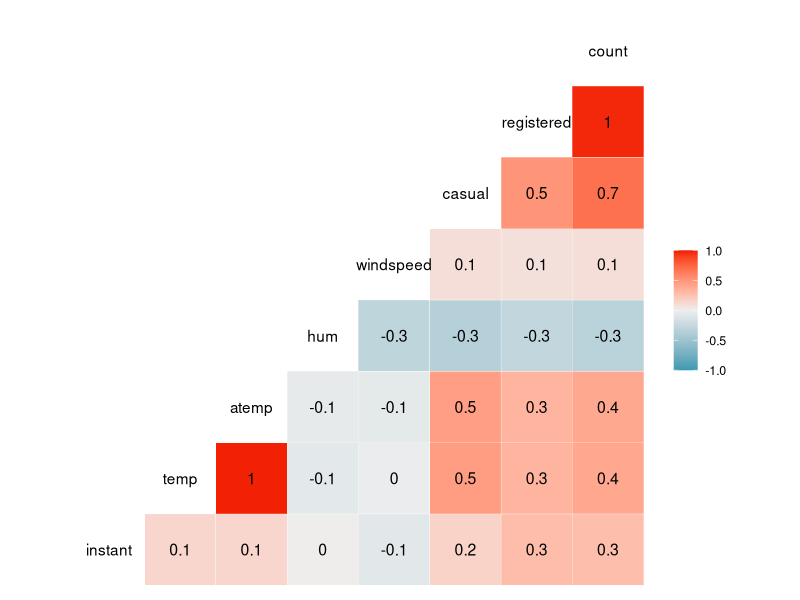
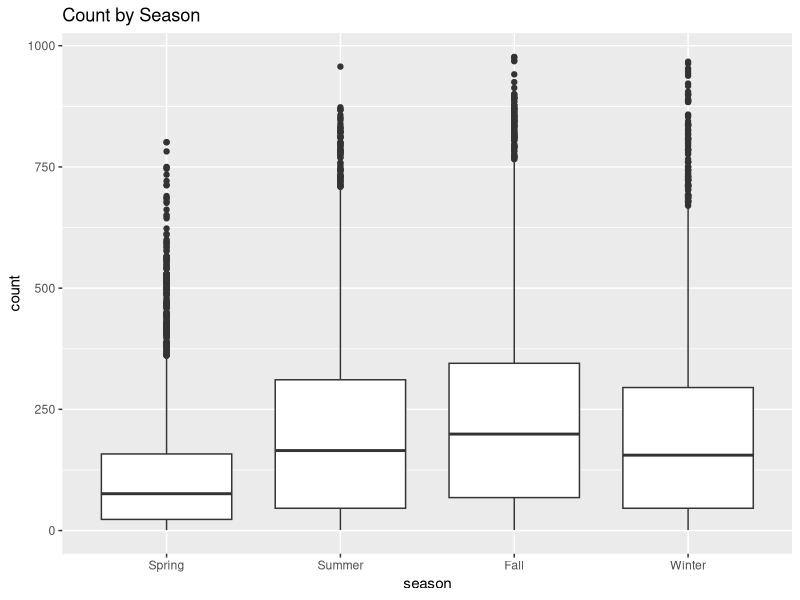
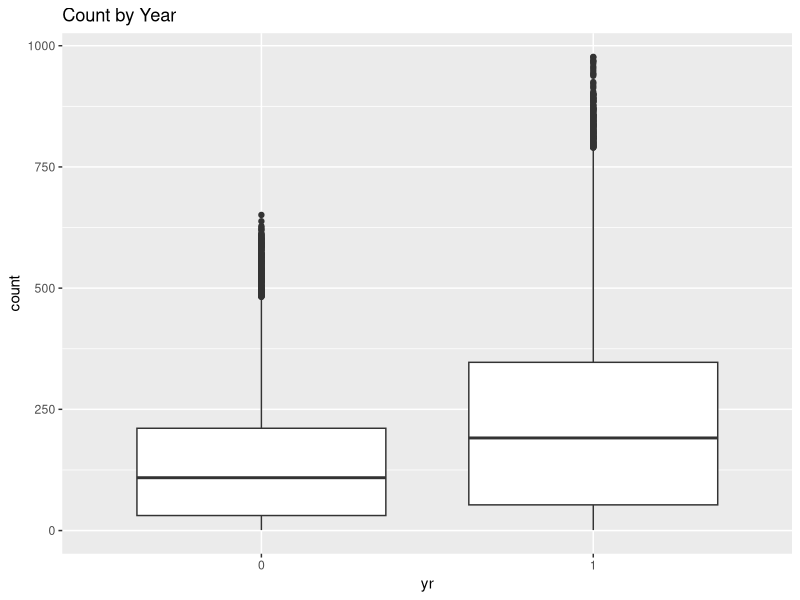
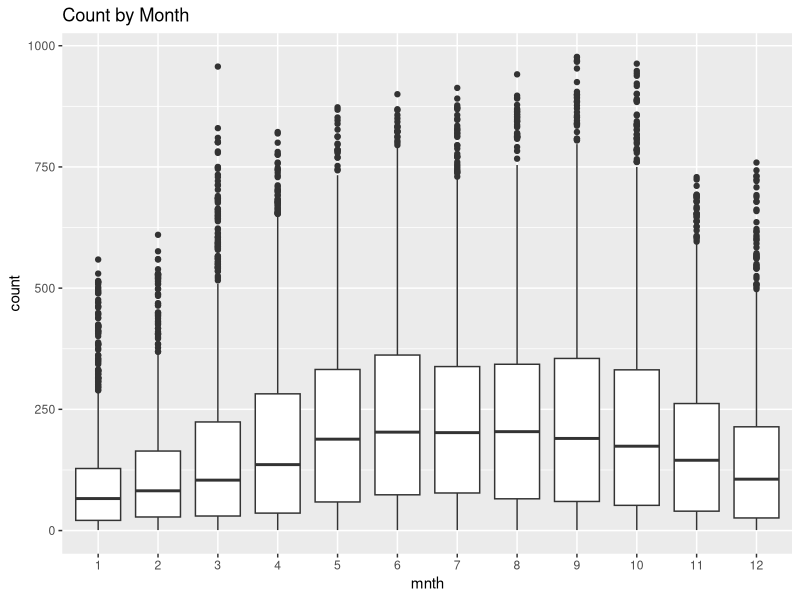
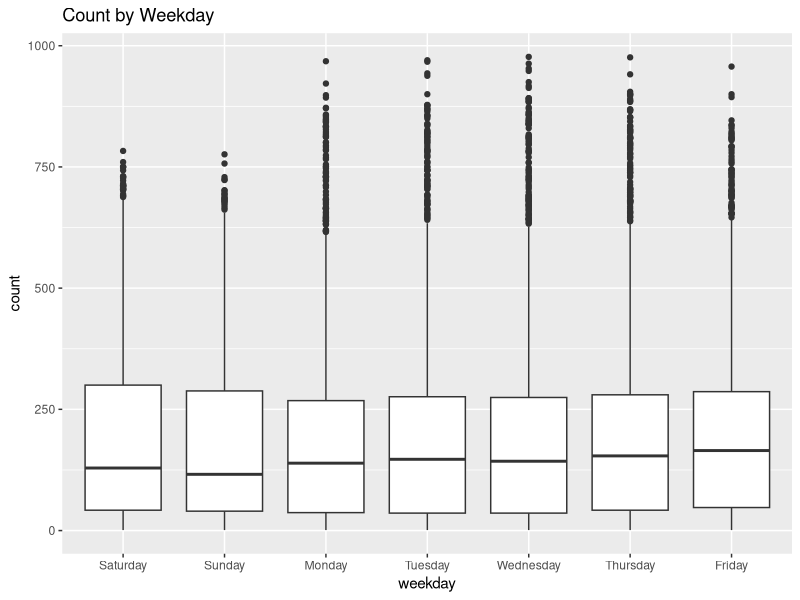
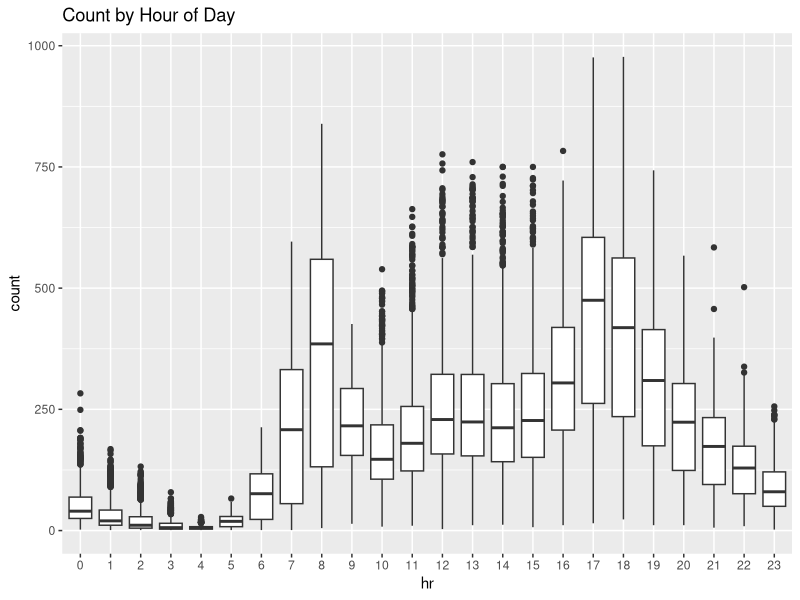
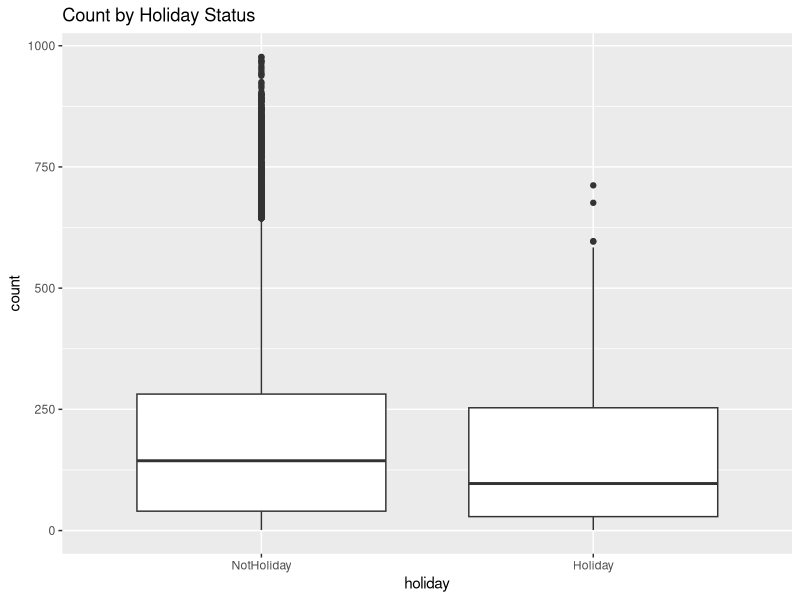
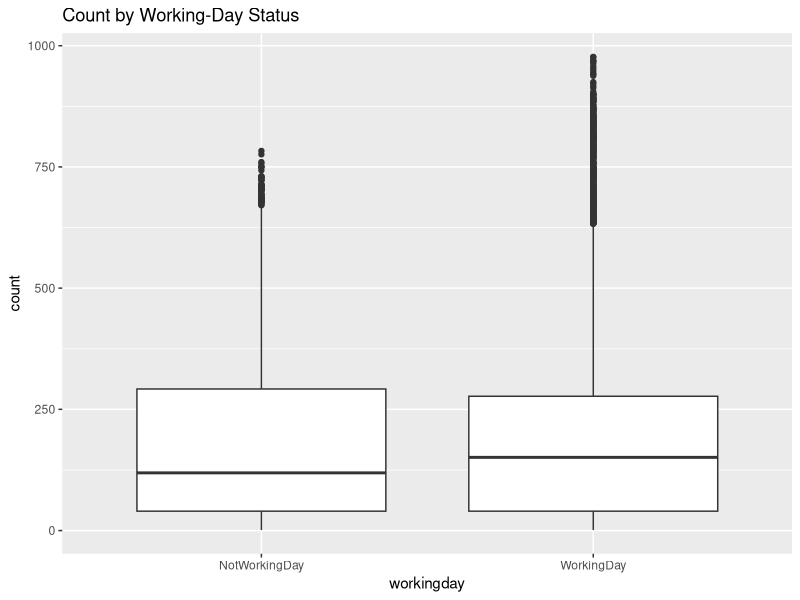

Reproduce these figures in R, in order.
## ---- chunk 1
options(tidyverse.quiet = TRUE)

library(tidyverse)
library(GGally)
library(MASS)
library(leaps)
## ---- chunk 2
bike = read_csv("hour.csv")

bike2 = bike %>%
  mutate(season = as_factor(as.character(season))) %>%
  mutate(season = fct_recode(season,
                             "Spring" = "1",
                             "Summer" = "2",
                             "Fall" = "3",
                             "Winter" = "4")) %>%
  mutate(yr = as_factor(yr)) %>%
  mutate(mnth = as_factor(mnth)) %>%
  mutate(hr = as_factor(hr)) %>%
  mutate(holiday = as_factor(as.character(holiday))) %>%
  mutate(holiday = fct_recode(holiday,
                              "NotHoliday" = "0",
                              "Holiday" = "1")) %>%
  mutate(workingday = as_factor(as.character(workingday))) %>%
  mutate(workingday = fct_recode(workingday,
                                 "NotWorkingDay" = "0",
                                 "WorkingDay" = "1")) %>%
  mutate(weathersit = as_factor(as.character(weathersit))) %>%
  mutate(weathersit = fct_recode(weathersit,
                                 "NoPrecip" = "1",
                                 "Misty" = "2",
                                 "LightPrecip" = "3",
                                 "HeavyPrecip" = "4")) %>%
  mutate(weekday = as_factor(as.character(weekday))) %>%
  mutate(weekday = fct_recode(weekday,
                              "Sunday" = "0",
                              "Monday" = "1",
                              "Tuesday" = "2",
                              "Wednesday" = "3",
                              "Thursday" = "4",
                              "Friday" = "5",
                              "Saturday" = "6"))
## ---- chunk 3
ggcorr(bike2, label = TRUE)
## ---- chunk 4
ggplot(bike2, aes(season, count)) + geom_boxplot() + labs(title = "Count by Season")
ggplot(bike2, aes(yr, count)) + geom_boxplot() + labs(title = "Count by Year")
ggplot(bike2, aes(mnth, count)) + geom_boxplot() + labs(title = "Count by Month")
ggplot(bike2, aes(weekday, count)) + geom_boxplot() + labs(title = "Count by Weekday")
ggplot(bike2, aes(hr, count)) + geom_boxplot() + labs(title = "Count by Hour of Day")
ggplot(bike2, aes(holiday, count)) + geom_boxplot() + labs(title = "Count by Holiday Status")
ggplot(bike2, aes(workingday, count)) + geom_boxplot() + labs(title = "Count by Working-Day Status")
ggplot(bike2, aes(weathersit, count)) + geom_boxplot() + labs(title = "Count by Weather")
## ---- chunk 5
bike3 = bike2 %>%
  dplyr::select(-c(instant,dteday,registered,casual))

allmod =  lm(count ~ ., bike3)

emptymod = lm(count ~ 1, bike3)

forwardmod = stepAIC(emptymod, direction = "forward", scope=list(upper=allmod,lower=emptymod),
                      trace = TRUE)
summary(forwardmod)
## ---- chunk 6
backmod = stepAIC(allmod, direction = "backward", trace = TRUE)

summary(backmod)
## ---- chunk 7
bike2 = bike2 %>%
  mutate(yr = as.integer(yr)-1)

bike3 = bike2 %>%
  dplyr::select(-c(instant,dteday,registered,casual))

allmod =  lm(count ~ ., bike3)

emptymod = lm(count ~ 1, bike3)

forwardmod = stepAIC(emptymod, direction = "forward", scope=list(upper=allmod,lower=emptymod),
                      trace = TRUE)
summary(forwardmod)
